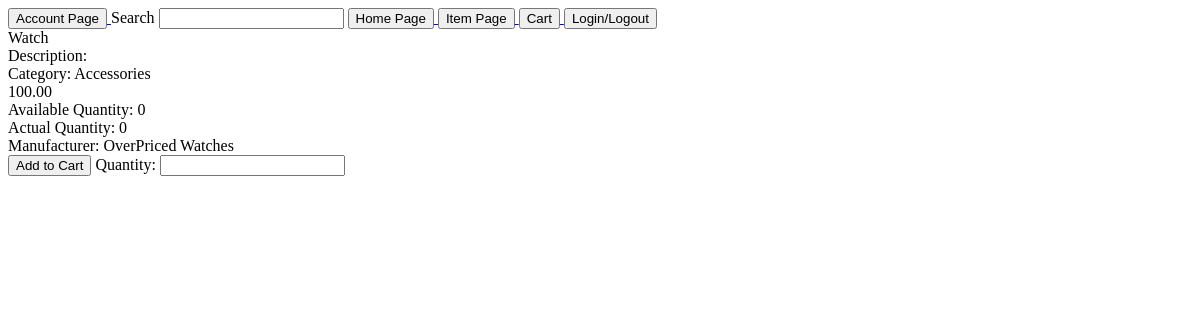
The app's page /html/item_page.php?itm=3 with its own data.
### tables this page shows
create table Item (
item_id int NOT NULL auto_increment,
item_name varchar(20) NOT NULL,
item_desc varchar(80) NOT NULL DEFAULT '',
category varchar(20) NOT NULL DEFAULT '',
price numeric(12,2) NOT NULL DEFAULT 0,
status varchar(1) NOT NULL DEFAULT 'A',
available_quantity int NOT NULL DEFAULT 0,
actual_quantity int NOT NULL DEFAULT 0,
manufacturer varchar(20) NOT NULL DEFAULT '',
weight numeric(12,2) NOT NULL DEFAULT 0,
size numeric(12,2) NOT NULL DEFAULT 0,
file_name varchar(40) NOT NULL DEFAULT 'test.png',
created_time datetime DEFAULT CURRENT_TIMESTAMP,
last_update timestamp DEFAULT CURRENT_TIMESTAMP on update CURRENT_TIMESTAMP,
primary key (item_id)
);

### html/item_page.php (the view, shortened to what this page needs)
<!DOCTYPE html>
<html lang="en"></html>
<html>
    <head>
        <link rel="stylesheet" href="styling.css">
    </head>
    <body>
        <div>
            <a href="account.php">
                <button>Account Page</button>
            </a>
            <label>Search</label>
            <input type="text" id="item_search"></input>
            <a href="home.php">
                <button value="Redirect">Home Page</button>
            </a>
            <a href="items.php">
                <button>Item Page</button>
            </a>
            <a href="cart.php">
                <button>Cart</button>
            </a>
            <a href="login.php">
                <button type="button"> Login/Logout </button>
            </a>
        </div>
         <div>
                <?php
                $db_name = 'shop';
                $conn = get_db_connection($db_name);
                $item_id = $_GET["itm"];
                $sql = "SELECT * FROM ITEM WHERE item_id=?";
                $stmt = $conn->prepare($sql);
                $stmt->bind_param("s", $item_id);
                $stmt->execute();
                $result = $stmt->get_result();
                if ($result->num_rows > 0) {
                    echo "<form action=\"./add_to_cart.php\">";
                    while($row = $result->fetch_assoc()) {
                        echo "<div>" . $row["item_name"] . "<br/> Description: " . $row["item_desc"] . "<br/>" .
                        " Category: " . $row["category"] . "<br/>".
                        $row["price"] . "<br/> Available Quantity: " .
                        $row["available_quantity"] . "<br/> Actual Quantity: " . $row["actual_quantity"] .
                        "<br/> Manufacturer: " . $row["manufacturer"] . "<br/>" .
                        "<button name= 'itm' type= 'submit' value= '" . $row["item_id"] . "'>" . "Add to Cart " . "</button>
                        Quantity: <input name= 'Q' type='text'  id='Q'>" . "</div>";
                    }
                    echo "</form>";
                } else {
                    echo "0 results";
                }
                ?>
         </div>
    </body>
</html>

### records on screen
item: item_name "Watch", category "Accessories", price "100.00", available_quantity "0", actual_quantity "0", manufacturer "OverPriced Watches", $row["item_id"] 3 (drawn)
